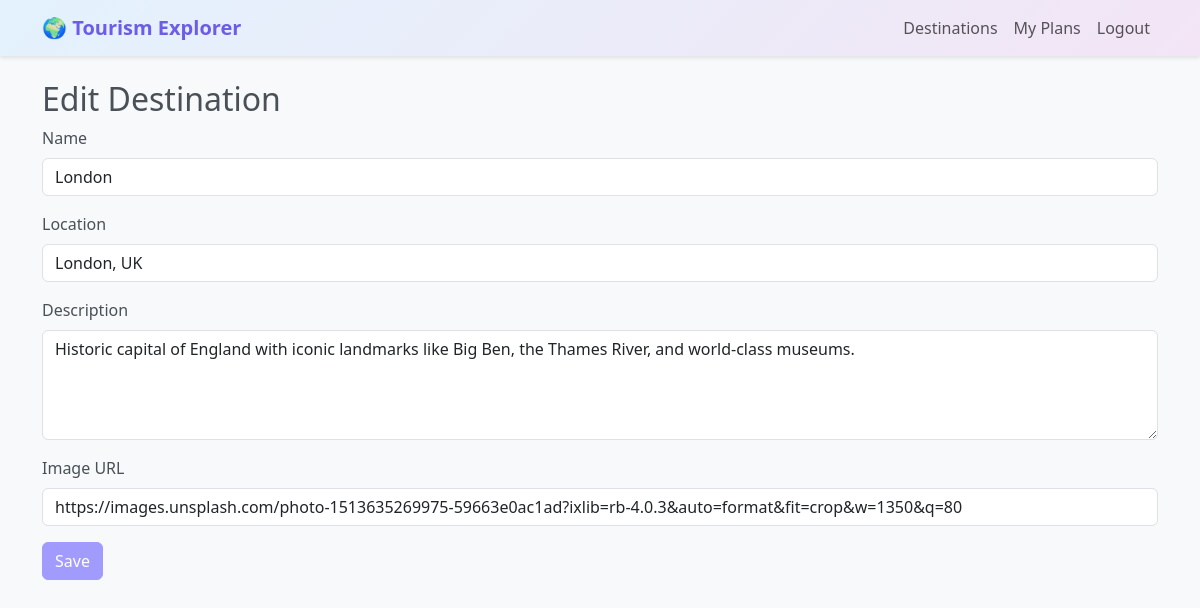
The app's page /edit_destination/2 (signed in) with its own data.
### models.py (models this page shows)
class Destination(db.Model):
    id = db.Column(db.Integer, primary_key=True)
    name = db.Column(db.String(100), nullable=False)
    description = db.Column(db.Text, nullable=False)
    location = db.Column(db.String(100), nullable=False)
    image_url = db.Column(db.String(200))

### app.py (the view, shortened to what this page needs)
@app.route('/edit_destination/<int:id>', methods=['GET', 'POST'])
@login_required
def edit_destination(id):
    destination = Destination.query.get_or_404(id)
    form = DestinationForm(obj=destination)
    return render_template('destination_form.html', form=form, destination=destination)

### forms.py
class DestinationForm(FlaskForm):
    name = StringField('Name', validators=[DataRequired()])
    description = TextAreaField('Description', validators=[DataRequired()])
    location = StringField('Location', validators=[DataRequired()])
    image_url = StringField('Image URL')
    submit = SubmitField('Save')

### app.py (called while the page is built)
@login_manager.user_loader
def load_user(user_id):
    return User.query.get(int(user_id))

### templates/destination_form.html (shortened to what this page needs)
{% extends "base.html" %}
{% block content %}
<h2>{% if destination %}Edit{% else %}Add{% endif %} Destination</h2>
<form method="POST">
    <div class="mb-3">
        {{ form.name.label(class="form-label") }}
        {{ form.name(class="form-control") }}
    </div>
    <div class="mb-3">
        {{ form.location.label(class="form-label") }}
        {{ form.location(class="form-control") }}
    </div>
    <div class="mb-3">
        {{ form.description.label(class="form-label") }}
        {{ form.description(class="form-control", rows=4) }}
    </div>
    <div class="mb-3">
        {{ form.image_url.label(class="form-label") }}
        {{ form.image_url(class="form-control") }}
    </div>
    <button type="submit" class="btn btn-primary">Save</button>
</form>
{% endblock %}

### templates/base.html (style rules this page uses)
body { background-color: #f8f9fa; color: #495057; }
.btn-primary { background-color: #a29bfe; border-color: #a29bfe; }

### records on screen
Destination: name "London", location "London, UK", description "Historic capital of England with iconic landmarks like Big Ben, the Thames River, and world-class museums.", image_url "https://images.unsplash.com/photo-1513635269975-59663e0ac1ad?ixlib=rb-4.0.3&auto=format&fit=crop&w=1350&q=80"
